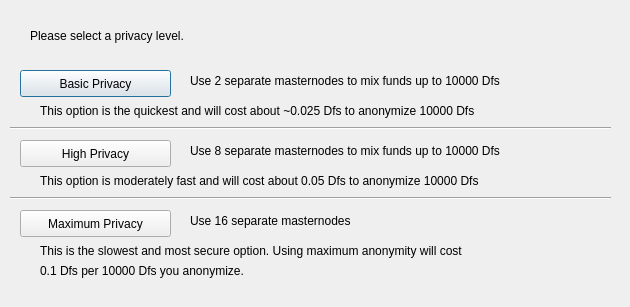
<?xml version="1.0" encoding="UTF-8"?>
<ui version="4.0">
 <class>ObfuscationConfig</class>
 <widget class="QDialog" name="ObfuscationConfig">
  <property name="geometry">
   <rect>
    <x>0</x>
    <y>0</y>
    <width>630</width>
    <height>307</height>
   </rect>
  </property>
  <property name="windowTitle">
   <string>Configure Obfuscation</string>
  </property>
  <widget class="QPushButton" name="buttonBasic">
   <property name="geometry">
    <rect>
     <x>20</x>
     <y>70</y>
     <width>151</width>
     <height>27</height>
    </rect>
   </property>
   <property name="text">
    <string>Basic Privacy</string>
   </property>
  </widget>
  <widget class="QPushButton" name="buttonHigh">
   <property name="geometry">
    <rect>
     <x>20</x>
     <y>140</y>
     <width>151</width>
     <height>27</height>
    </rect>
   </property>
   <property name="text">
    <string>High Privacy</string>
   </property>
  </widget>
  <widget class="QPushButton" name="buttonMax">
   <property name="geometry">
    <rect>
     <x>20</x>
     <y>210</y>
     <width>151</width>
     <height>27</height>
    </rect>
   </property>
   <property name="text">
    <string>Maximum Privacy</string>
   </property>
  </widget>
  <widget class="QLabel" name="label">
   <property name="geometry">
    <rect>
     <x>30</x>
     <y>20</y>
     <width>571</width>
     <height>31</height>
    </rect>
   </property>
   <property name="text">
    <string>Please select a privacy level.</string>
   </property>
  </widget>
  <widget class="QLabel" name="label_2">
   <property name="geometry">
    <rect>
     <x>190</x>
     <y>70</y>
     <width>421</width>
     <height>21</height>
    </rect>
   </property>
   <property name="text">
    <string>Use 2 separate masternodes to mix funds up to 10000 Dfs</string>
   </property>
  </widget>
  <widget class="QLabel" name="label_3">
   <property name="geometry">
    <rect>
     <x>190</x>
     <y>140</y>
     <width>411</width>
     <height>21</height>
    </rect>
   </property>
   <property name="text">
    <string>Use 8 separate masternodes to mix funds up to 10000 Dfs</string>
   </property>
  </widget>
  <widget class="QLabel" name="label_4">
   <property name="geometry">
    <rect>
     <x>190</x>
     <y>210</y>
     <width>421</width>
     <height>21</height>
    </rect>
   </property>
   <property name="text">
    <string>Use 16 separate masternodes</string>
   </property>
  </widget>
  <widget class="QLabel" name="label_6">
   <property name="geometry">
    <rect>
     <x>40</x>
     <y>100</y>
     <width>561</width>
     <height>21</height>
    </rect>
   </property>
   <property name="text">
    <string>This option is the quickest and will cost about ~0.025 Dfs to anonymize 10000 Dfs</string>
   </property>
  </widget>
  <widget class="QLabel" name="label_7">
   <property name="geometry">
    <rect>
     <x>40</x>
     <y>170</y>
     <width>561</width>
     <height>21</height>
    </rect>
   </property>
   <property name="text">
    <string>This option is moderately fast and will cost about 0.05 Dfs to anonymize 10000 Dfs</string>
   </property>
  </widget>
  <widget class="QLabel" name="label_8">
   <property name="geometry">
    <rect>
     <x>40</x>
     <y>240</y>
     <width>561</width>
     <height>21</height>
    </rect>
   </property>
   <property name="text">
    <string>This is the slowest and most secure option. Using maximum anonymity will cost</string>
   </property>
  </widget>
  <widget class="QLabel" name="label_9">
   <property name="geometry">
    <rect>
     <x>40</x>
     <y>260</y>
     <width>561</width>
     <height>21</height>
    </rect>
   </property>
   <property name="text">
    <string>0.1 Dfs per 10000 Dfs you anonymize.</string>
   </property>
  </widget>
  <widget class="Line" name="line">
   <property name="geometry">
    <rect>
     <x>10</x>
     <y>120</y>
     <width>601</width>
     <height>16</height>
    </rect>
   </property>
   <property name="orientation">
    <enum>Qt::Horizontal</enum>
   </property>
  </widget>
  <widget class="Line" name="line_2">
   <property name="geometry">
    <rect>
     <x>10</x>
     <y>190</y>
     <width>601</width>
     <height>16</height>
    </rect>
   </property>
   <property name="orientation">
    <enum>Qt::Horizontal</enum>
   </property>
  </widget>
 </widget>
 <resources/>
 <connections/>
</ui>
